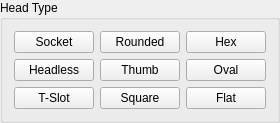
             <widget class="QGroupBox" name="screw_head">
              <property name="title">
               <string>Head Type</string>
              </property>
              <property name="checkable">
               <bool>false</bool>
              </property>
              <property name="checked">
               <bool>false</bool>
              </property>
              <layout class="QGridLayout" name="gridLayout_12">
               <item row="0" column="1">
                <widget class="QPushButton" name="pushButton_186">
                 <property name="text">
                  <string>Rounded</string>
                 </property>
                 <property name="checkable">
                  <bool>true</bool>
                 </property>
                 <attribute name="buttonGroup">
                  <string notr="true">ScrewHeadGroup</string>
                 </attribute>
                </widget>
               </item>
               <item row="1" column="2">
                <widget class="QPushButton" name="pushButton_191">
                 <property name="text">
                  <string>Oval</string>
                 </property>
                 <property name="checkable">
                  <bool>true</bool>
                 </property>
                 <attribute name="buttonGroup">
                  <string notr="true">ScrewHeadGroup</string>
                 </attribute>
                </widget>
               </item>
               <item row="1" column="0">
                <widget class="QPushButton" name="pushButton_189">
                 <property name="text">
                  <string>Headless</string>
                 </property>
                 <attribute name="buttonGroup">
                  <string notr="true">ScrewHeadGroup</string>
                 </attribute>
                </widget>
               </item>
               <item row="0" column="0">
                <widget class="QPushButton" name="pushButton_187">
                 <property name="text">
                  <string>Socket</string>
                 </property>
                 <attribute name="buttonGroup">
                  <string notr="true">ScrewHeadGroup</string>
                 </attribute>
                </widget>
               </item>
               <item row="0" column="2">
                <widget class="QPushButton" name="pushButton_141">
                 <property name="text">
                  <string>Hex</string>
                 </property>
                 <attribute name="buttonGroup">
                  <string notr="true">ScrewHeadGroup</string>
                 </attribute>
                </widget>
               </item>
               <item row="1" column="1">
                <widget class="QPushButton" name="pushButton_190">
                 <property name="text">
                  <string>Thumb</string>
                 </property>
                 <attribute name="buttonGroup">
                  <string notr="true">ScrewHeadGroup</string>
                 </attribute>
                </widget>
               </item>
               <item row="2" column="0">
                <widget class="QPushButton" name="pushButton_188">
                 <property name="text">
                  <string>T-Slot</string>
                 </property>
                 <attribute name="buttonGroup">
                  <string notr="true">ScrewHeadGroup</string>
                 </attribute>
                </widget>
               </item>
               <item row="2" column="1">
                <widget class="QPushButton" name="pushButton_192">
                 <property name="text">
                  <string>Square</string>
                 </property>
                 <attribute name="buttonGroup">
                  <string notr="true">ScrewHeadGroup</string>
                 </attribute>
                </widget>
               </item>
               <item row="2" column="2">
                <widget class="QPushButton" name="pushButton_142">
                 <property name="text">
                  <string>Flat</string>
                 </property>
                 <attribute name="buttonGroup">
                  <string notr="true">ScrewHeadGroup</string>
                 </attribute>
                </widget>
               </item>
              </layout>
             </widget>
